Frame 1 (no input): blank canvas, image omitted
Frame 60 (the mouse pressed at the canvas centre just before this capture): blank canvas, image omitted
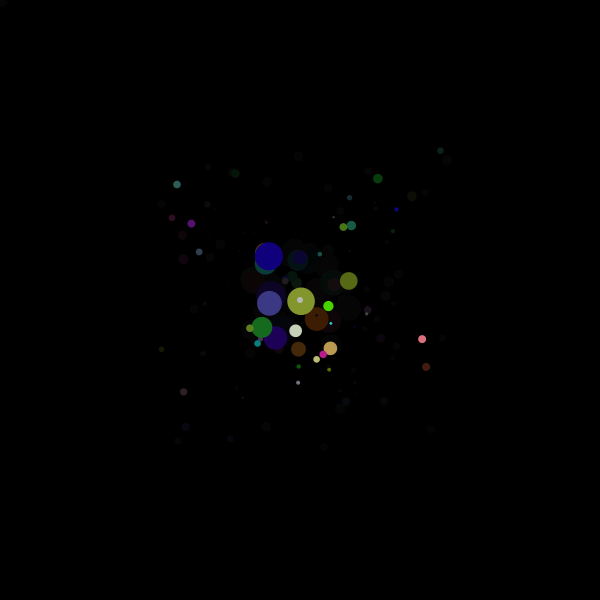
Frame 120 (the mouse held since frame 60 and released just before this capture)

The Processing sketch whose frames 1 and 60 were blank and that drew this single picture after the mouse press (run headless with seeded random() and noise(); from frame 60 on, the mouse is pressed at the canvas centre):

// Processing sketch: processing_93515
// ── processing_93515.pde

float r = 100;
float g = 150;
float b = 200;

float x;
float y;
float diam;
float opac;

int xSize = 0;
int ySize = 0;


void setup() {
  smooth();
  size(600, 600);
  background(0);
  frameRate(15);
}

void draw() {
  // draw() loops forever, until stopped
  xSize = int(random(0, 15));
  noStroke();
  fill(225);
  ellipse(mouseX, mouseY, xSize, xSize);
  fill(0, 25);
  rect(0, 0, 600, 600);
  if (mousePressed) {
    //Cursor
    cursor(CROSS);
    //ellipse01
    r = int(random(0, 255));
    g = int(random(0, 255));
    b = int(random(0, 255));
    x = random (-50, 50);
    y = random (-50, 50);
    diam = random (5, 30);
    opac = random (0, 255);
    noStroke();
    fill(r, g, b);
    ellipse(x+mouseX, y+mouseY, diam, diam);
    //ellipse02
    r = int(random(0, 255));
    g = int(random(0, 255));
    b = int(random(0, 255));
    x = random (-100, 100);
    y = random (-100, 100);
    diam = random (0, 5);
    opac = random (0, 255);
    noStroke();
    fill(r, g, b);
    ellipse(x+pmouseX, y+pmouseY, diam, diam);
    //ellipse03
    r = int(random(0, 255));
    g = int(random(0, 255));
    b = int(random(0, 255));
    x = random (-150, 150);
    y = random (-150, 150);
    diam = random (5, 10);
    opac = random (0, 255);
    noStroke();
    fill(r, g, b);
    ellipse(x+mouseX, y+mouseY, diam, diam);
  }
  else {
    cursor(HAND);
  }
}
